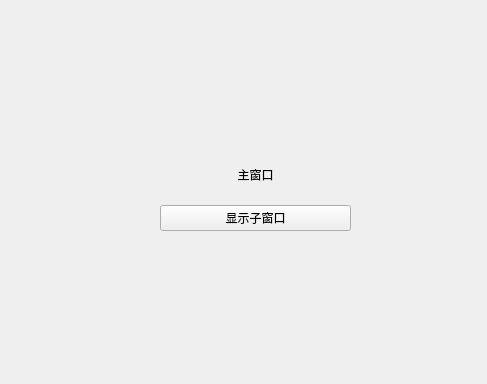
<?xml version="1.0" encoding="UTF-8"?>
<ui version="4.0">
 <class>MainWindow</class>
 <widget class="QWidget" name="MainWindow">
  <property name="geometry">
   <rect>
    <x>0</x>
    <y>0</y>
    <width>487</width>
    <height>384</height>
   </rect>
  </property>
  <property name="windowTitle">
   <string>MainWindow</string>
  </property>
  <widget class="QWidget" name="verticalLayoutWidget">
   <property name="geometry">
    <rect>
     <x>160</x>
     <y>150</y>
     <width>191</width>
     <height>81</height>
    </rect>
   </property>
   <layout class="QVBoxLayout" name="verticalLayout">
    <item>
     <widget class="QLabel" name="MainWindowInformation">
      <property name="text">
       <string>主窗口</string>
      </property>
      <property name="alignment">
       <set>Qt::AlignmentFlag::AlignCenter</set>
      </property>
     </widget>
    </item>
    <item>
     <widget class="QPushButton" name="ShowSubWindowButton">
      <property name="text">
       <string>显示子窗口</string>
      </property>
     </widget>
    </item>
   </layout>
  </widget>
 </widget>
 <resources/>
 <connections/>
</ui>
